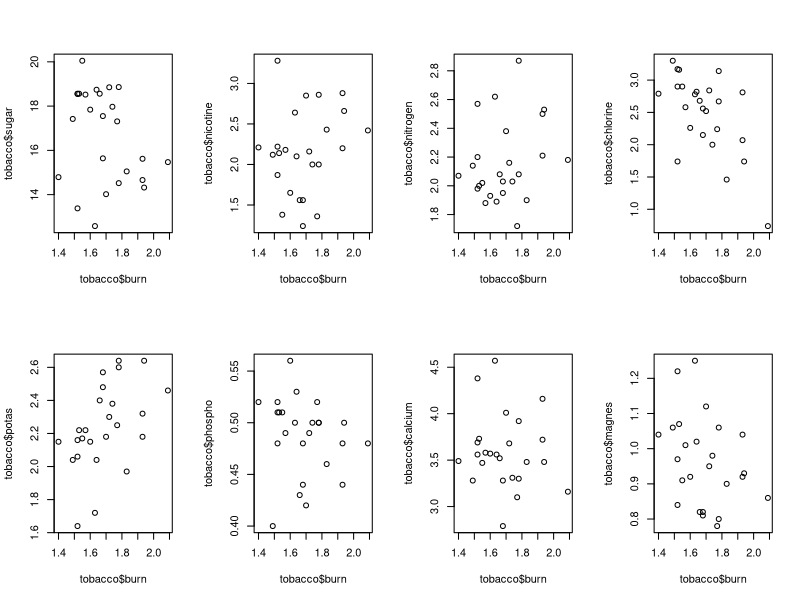
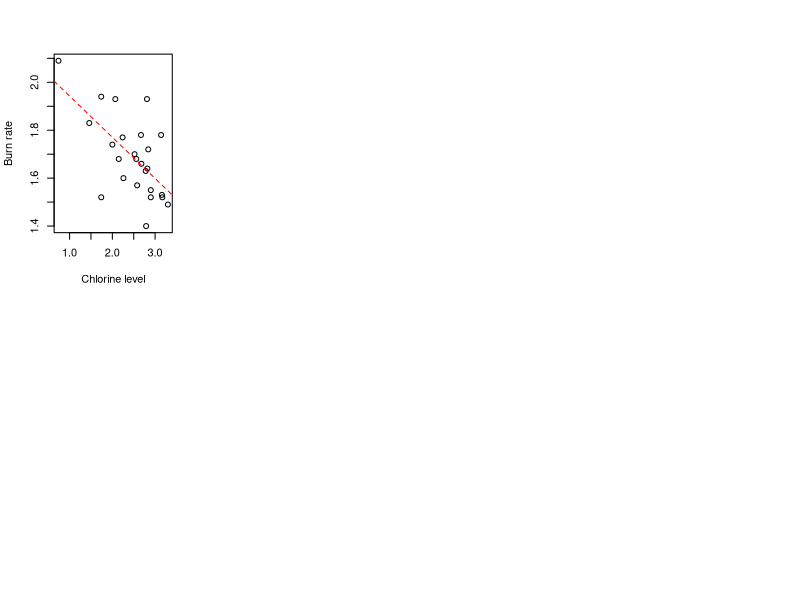

Write R code to recreate these figures, in order.
## ---- chunk 1
knitr::opts_chunk$set(echo = TRUE)
## ---- chunk 2
tobacco <- read.delim("tobacco.txt")
summary(tobacco)
## ---- chunk 3
par(mfrow = c(2,4))

## Relationship between burn and sugar
plot(tobacco$burn, tobacco$sugar)

## Relationship between burn and nicotine
plot(tobacco$burn, tobacco$nicotine)

## Relationship between burn and nitrogen
plot(tobacco$burn, tobacco$nitrogen)

## Relationship between burn and chlorine
plot(tobacco$burn, tobacco$chlorine)

## Relationship between burn and potas
plot(tobacco$burn, tobacco$potas)

## Relationship between burn and phospho
plot(tobacco$burn, tobacco$phospho)

## Relationship between burn and calcium
plot(tobacco$burn, tobacco$calcium)

## Relationship between burn and magnes
plot(tobacco$burn, tobacco$magnes)
## ---- chunk 4
# Correlation matrix
cor(tobacco)
## ---- chunk 5
# fit linear regression model
lm.chlorine <- lm(burn ~ chlorine, data = tobacco)

# plot the relationship to visualise
plot(x = tobacco$chlorine, 
     y = tobacco$burn,
     ylab = "Burn rate",
     xlab = "Chlorine level")
abline(lm.chlorine, col="red", lty=2)
## ---- chunk 6
# use chlorine because it has the strongest correlation (neg corr)

# here we optimising for intercept and coefficients
regression_f <- function(betav, x, y){
  # x = explanatory variable
  # y = response variable
  # betav = c(intercept, slope)
  intercept <- betav[1]
  slope <- betav[2]
  fitted_values <- intercept + slope*x 
  residuals <- y - fitted_values
  SSE <- sum(residuals^2) # a loss function return (SSE)
  return(SSE) # we are optimising for lowest SSE
}

olsfit <- optim(par = c(10,10), 
                fn = regression_f, 
                y = tobacco$burn, 
                x = tobacco$chlorine) 

olsfit$par[1] # intercept = 2.111097
olsfit$par[2] # slope = -0.1702047
## ---- chunk 7
int.par <- c(0.5, 0.5, 0.5)
n <- nrow(tobacco)

likelihood_f <- function(int.par, x, y){
  var <- int.par[1]
  intercept <- int.par[2]
  slope <- int.par[3]
  ll <- -0.5*n*log(2*pi)-0.5*n*log(var)-0.5*(1/var)*sum((y-intercept-slope*x)^2)
  return(-ll) # must use negative log-likelihood
}

# use optim() to optimise the max log likelihood
optim(par = int.par, 
      fn = likelihood_f, 
      y = tobacco$burn, 
      x = tobacco$chlorine,
      method = "L-BFGS-B",
      lower = c(0.0001, -Inf, -Inf), # setting constraints, variance must be > 0
      upper = c(Inf, Inf, Inf)) 
## ---- chunk 8
lm <- lm(tobacco$burn ~ tobacco$chlorine)
## ---- chunk 9
cor(tobacco$burn,tobacco$chlorine) # correaltion = -0.6234392
cor(tobacco$burn,tobacco$chlorine)^2 # Multiple R squared = 0.3886764
## ---- chunk 10
summary(lm)

# Multiple R-squared:  0.3887
# beta parameters are significant (p-value: 0.00087) so regression analysis can be undertaken
## ---- chunk 11
cor(tobacco)[,1] # view correlation coefficients between dependent (burn) and independent (remaining) variables
## ---- chunk 12
lm2 <- lm(burn ~ chlorine + potas, data = tobacco)
summary(lm2)

lm3 <- lm(burn ~ chlorine + potas + magnes, data = tobacco)
summary(lm3)

lm4 <- lm(burn ~ chlorine + potas + magnes + sugar, data = tobacco)
summary(lm4)

lm5 <- lm(burn ~ chlorine + potas + magnes + sugar + nitrogen, data = tobacco)
summary(lm5)

lm6 <- lm(burn ~ chlorine + potas + magnes + sugar + nitrogen + nicotine, data = tobacco)
summary(lm6)

lm7 <- lm(burn ~ chlorine + potas + magnes + sugar + nitrogen + nicotine + phospho, data = tobacco)
summary(lm7)

lm8 <- lm(burn ~ chlorine + potas + magnes + sugar + nitrogen + nicotine + phospho + calcium, data = tobacco)
summary(lm8)
## ---- chunk 13
full_lm <- lm(tobacco$burn ~ ., data = tobacco)
summary(full_lm)
## ---- chunk 14

## ---- chunk 15



## ---- chunk 16


## ---- chunk 17

## ---- chunk 18

#initial parameter values:
B <- c(1, 0.1, -0.1, 0.1)
n <- nrow(tobacco)

n <- nrow(tobacco)

# Create X and Y matrixes. Note you will need a column of 1s in X to represent the intercept!
X <- data.frame(intercept = 1, tobacco[2:4])
X <- as.matrix(X)
View(X)
Y <- tobacco$burn

# multiple linear regression
mlr_f <- function(B, X, Y){
  SSE <- t(Y-X%*%B) %*% (Y-X%*%B) # need to use matrix multiplication # a loss function return (SSE)
  return(SSE)
}

olsfit <- optim(par = B, 
                fn = mlr_f,
                X = X,
                Y = Y)

olsfit$par

# lm 
lm(burn ~ chlorine, data = tobacco)
